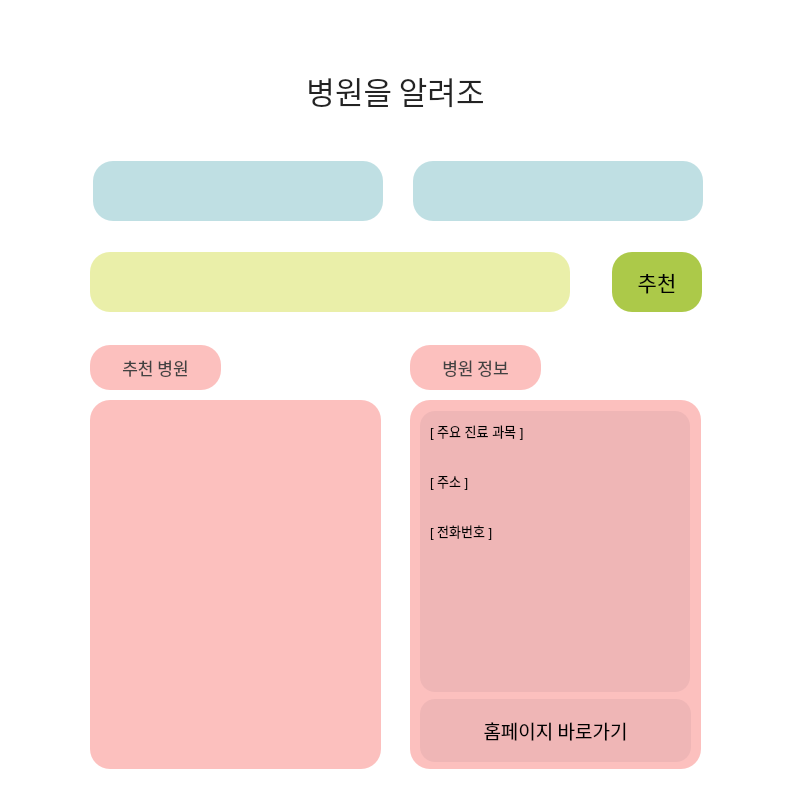
<?xml version="1.0" encoding="UTF-8"?>
<ui version="4.0">
 <class>Form</class>
 <widget class="QWidget" name="Form">
  <property name="geometry">
   <rect>
    <x>0</x>
    <y>0</y>
    <width>792</width>
    <height>792</height>
   </rect>
  </property>
  <property name="windowTitle">
   <string>Form</string>
  </property>
  <property name="styleSheet">
   <string notr="true">background-color: rgb(255, 255, 255);</string>
  </property>
  <widget class="QLabel" name="label">
   <property name="geometry">
    <rect>
     <x>100</x>
     <y>0</y>
     <width>120</width>
     <height>130</height>
    </rect>
   </property>
   <property name="text">
    <string/>
   </property>
   <property name="pixmap">
    <pixmap>5980343_alert_ambulance_emergency_facility_hospital_icon.png</pixmap>
   </property>
   <property name="scaledContents">
    <bool>true</bool>
   </property>
  </widget>
  <widget class="QComboBox" name="cmb_title_2">
   <property name="geometry">
    <rect>
     <x>93</x>
     <y>161</y>
     <width>290</width>
     <height>60</height>
    </rect>
   </property>
   <property name="styleSheet">
    <string notr="true">QComboBox{
	font: 12pt &quot;카페24 써라운드&quot;;
    border: 2px ;
    border-radius: 20px;
    background-color: rgb(191, 223, 227);
    padding: 20%;
}
QComboBox::drop-down {
    border: none;}

</string>
   </property>
   <property name="currentText">
    <string/>
   </property>
  </widget>
  <widget class="QLineEdit" name="le_title">
   <property name="geometry">
    <rect>
     <x>90</x>
     <y>252</y>
     <width>480</width>
     <height>60</height>
    </rect>
   </property>
   <property name="font">
    <font>
     <family>만화진흥원체</family>
     <pointsize>15</pointsize>
     <weight>50</weight>
     <italic>false</italic>
     <bold>false</bold>
    </font>
   </property>
   <property name="styleSheet">
    <string notr="true">QLineEdit{
	font: 15pt &quot;만화진흥원체&quot;;
    border: 2px ;
    border-radius: 20px;
    background-color: rgb(234, 239, 169);
    padding: 16%;
}
QListView {
    font: 14pt &quot;만화진흥원체&quot;;
}</string>
   </property>
  </widget>
  <widget class="QPushButton" name="btn_recommend">
   <property name="geometry">
    <rect>
     <x>612</x>
     <y>252</y>
     <width>90</width>
     <height>60</height>
    </rect>
   </property>
   <property name="font">
    <font>
     <family>카페24 써라운드</family>
     <pointsize>16</pointsize>
     <weight>50</weight>
     <italic>false</italic>
     <bold>false</bold>
    </font>
   </property>
   <property name="styleSheet">
    <string notr="true">border-radius:20px;
font: 16pt &quot;카페24 써라운드&quot;;
background-color: rgb(172, 201, 73);</string>
   </property>
   <property name="text">
    <string>추천</string>
   </property>
  </widget>
  <widget class="QLabel" name="label_2">
   <property name="geometry">
    <rect>
     <x>275</x>
     <y>65</y>
     <width>241</width>
     <height>50</height>
    </rect>
   </property>
   <property name="font">
    <font>
     <family>카페24 써라운드</family>
     <pointsize>23</pointsize>
     <weight>50</weight>
     <italic>false</italic>
     <bold>false</bold>
    </font>
   </property>
   <property name="styleSheet">
    <string notr="true">font: 23pt &quot;카페24 써라운드&quot;;
color:rgb(rgb(0, 0, 0));
background-color: rgba(255, 255, 255, 0);
color: rgb(35, 35, 35);
</string>
   </property>
   <property name="text">
    <string>병원을 알려조</string>
   </property>
   <property name="alignment">
    <set>Qt::AlignCenter</set>
   </property>
  </widget>
  <widget class="QPushButton" name="btn_recommend_2">
   <property name="geometry">
    <rect>
     <x>90</x>
     <y>345</y>
     <width>131</width>
     <height>45</height>
    </rect>
   </property>
   <property name="font">
    <font>
     <family>카페24 써라운드</family>
     <pointsize>13</pointsize>
     <weight>50</weight>
     <italic>false</italic>
     <bold>false</bold>
    </font>
   </property>
   <property name="styleSheet">
    <string notr="true">border-radius:20px;
font: 13pt &quot;카페24 써라운드&quot;;
background-color: rgb(252, 192, 190);
color: rgb(66, 66, 66);</string>
   </property>
   <property name="text">
    <string>추천 병원</string>
   </property>
  </widget>
  <widget class="QComboBox" name="cmb_title">
   <property name="geometry">
    <rect>
     <x>413</x>
     <y>161</y>
     <width>290</width>
     <height>60</height>
    </rect>
   </property>
   <property name="styleSheet">
    <string notr="true">QComboBox{
	font: 12pt &quot;카페24 써라운드&quot;;
    border: 2px ;
    border-radius: 20px;
    background-color: rgb(191, 223, 227);
    padding: 20%;
}
QComboBox::drop-down {
    border: none;}
</string>
   </property>
  </widget>
  <widget class="QLabel" name="lbl_result_3">
   <property name="geometry">
    <rect>
     <x>410</x>
     <y>400</y>
     <width>291</width>
     <height>369</height>
    </rect>
   </property>
   <property name="font">
    <font>
     <family>만화진흥원체</family>
     <pointsize>13</pointsize>
     <weight>50</weight>
     <italic>false</italic>
     <bold>false</bold>
    </font>
   </property>
   <property name="styleSheet">
    <string notr="true">border-radius:20px;
font: 13pt &quot;만화진흥원체&quot;;
background-color: rgb(252, 192, 190);
padding: 20%;</string>
   </property>
   <property name="text">
    <string/>
   </property>
   <property name="alignment">
    <set>Qt::AlignLeading|Qt::AlignLeft|Qt::AlignVCenter</set>
   </property>
  </widget>
  <widget class="QPushButton" name="btn_recommend_3">
   <property name="geometry">
    <rect>
     <x>410</x>
     <y>345</y>
     <width>131</width>
     <height>45</height>
    </rect>
   </property>
   <property name="font">
    <font>
     <family>카페24 써라운드</family>
     <pointsize>13</pointsize>
     <weight>50</weight>
     <italic>false</italic>
     <bold>false</bold>
    </font>
   </property>
   <property name="styleSheet">
    <string notr="true">border-radius:20px;
font: 13pt &quot;카페24 써라운드&quot;;
background-color: rgb(252, 192, 190);
color: rgb(66, 66, 66);
</string>
   </property>
   <property name="text">
    <string>병원 정보</string>
   </property>
  </widget>
  <widget class="QListWidget" name="listWidget">
   <property name="geometry">
    <rect>
     <x>90</x>
     <y>400</y>
     <width>291</width>
     <height>369</height>
    </rect>
   </property>
   <property name="styleSheet">
    <string notr="true">QListWidget {
    border-radius: 20px;
    background-color: rgb(252, 192, 190);
    padding:15%;
    font: 11.5pt &quot;카페24 써라운드&quot;;
    text-align: left;
}
</string>
   </property>
  </widget>
  <widget class="QPushButton" name="btn_html">
   <property name="geometry">
    <rect>
     <x>420</x>
     <y>699</y>
     <width>271</width>
     <height>63</height>
    </rect>
   </property>
   <property name="font">
    <font>
     <family>카페24 써라운드</family>
     <pointsize>14</pointsize>
     <weight>50</weight>
     <italic>false</italic>
     <bold>false</bold>
    </font>
   </property>
   <property name="styleSheet">
    <string notr="true">border-radius: 15px;
background-color: rgb(239, 182, 182);
font: 14pt &quot;카페24 써라운드&quot;;</string>
   </property>
   <property name="text">
    <string>홈페이지 바로가기</string>
   </property>
  </widget>
  <widget class="QTextBrowser" name="infotext">
   <property name="geometry">
    <rect>
     <x>420</x>
     <y>411</y>
     <width>270</width>
     <height>281</height>
    </rect>
   </property>
   <property name="styleSheet">
    <string notr="true">QTextBrowser {
    border-radius: 15px;
    background-color: rgb(239, 182, 182);
    font: 9.5pt &quot;카페24 써라운드&quot;;
    text-align:left;
    padding: 6%;
}</string>
   </property>
   <property name="html">
    <string>&lt;!DOCTYPE HTML PUBLIC &quot;-//W3C//DTD HTML 4.0//EN&quot; &quot;http://www.w3.org/TR/REC-html40/strict.dtd&quot;&gt;
&lt;html&gt;&lt;head&gt;&lt;meta name=&quot;qrichtext&quot; content=&quot;1&quot; /&gt;&lt;style type=&quot;text/css&quot;&gt;
p, li { white-space: pre-wrap; }
&lt;/style&gt;&lt;/head&gt;&lt;body style=&quot; font-family:'카페24 써라운드'; font-size:9.5pt; font-weight:400; font-style:normal;&quot;&gt;
&lt;p style=&quot; margin-top:30px; margin-bottom:0px; margin-left:0px; margin-right:0px; -qt-block-indent:0; text-indent:0px;&quot;&gt;&lt;span style=&quot; font-size:10pt;&quot;&gt;[ 주요 진료 과목 ] &lt;/span&gt;&lt;/p&gt;
&lt;p style=&quot; margin-top:30px; margin-bottom:0px; margin-left:0px; margin-right:0px; -qt-block-indent:0; text-indent:0px;&quot;&gt;&lt;span style=&quot; font-size:10pt;&quot;&gt;[ 주소 ] &lt;/span&gt;&lt;/p&gt;
&lt;p style=&quot; margin-top:30px; margin-bottom:0px; margin-left:0px; margin-right:0px; -qt-block-indent:0; text-indent:0px;&quot;&gt;&lt;span style=&quot; font-size:10pt;&quot;&gt;[ 전화번호 ]&lt;/span&gt;&lt;/p&gt;&lt;/body&gt;&lt;/html&gt;</string>
   </property>
  </widget>
  <widget class="QPushButton" name="btn_recommend_5">
   <property name="geometry">
    <rect>
     <x>590</x>
     <y>40</y>
     <width>100</width>
     <height>90</height>
    </rect>
   </property>
   <property name="font">
    <font>
     <family>카페24 써라운드</family>
     <pointsize>16</pointsize>
     <weight>50</weight>
     <italic>false</italic>
     <bold>false</bold>
    </font>
   </property>
   <property name="styleSheet">
    <string notr="true">border-radius: 20px;</string>
   </property>
   <property name="text">
    <string/>
   </property>
   <property name="icon">
    <iconset>
     <normaloff>KakaoTalk_20210708_184932330_01.png</normaloff>KakaoTalk_20210708_184932330_01.png</iconset>
   </property>
   <property name="iconSize">
    <size>
     <width>100</width>
     <height>100</height>
    </size>
   </property>
  </widget>
 </widget>
 <resources/>
 <connections/>
</ui>
